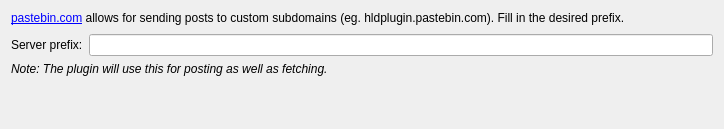
<?xml version="1.0" encoding="UTF-8"?>
<ui version="4.0">
 <class>CodePaster::Internal::PasteBinComSettingsWidget</class>
 <widget class="QWidget" name="CodePaster::Internal::PasteBinComSettingsWidget">
  <property name="geometry">
   <rect>
    <x>0</x>
    <y>0</y>
    <width>724</width>
    <height>129</height>
   </rect>
  </property>
  <property name="windowTitle">
   <string/>
  </property>
  <layout class="QVBoxLayout" name="verticalLayout_2">
   <item>
    <widget class="QLabel" name="label">
     <property name="text">
      <string>&lt;a href=&quot;http://pastebin.com&quot;&gt;pastebin.com&lt;/a&gt; allows for sending posts to custom subdomains (eg. hldplugin.pastebin.com). Fill in the desired prefix.</string>
     </property>
     <property name="openExternalLinks">
      <bool>true</bool>
     </property>
    </widget>
   </item>
   <item>
    <spacer name="verticalSpacer_2">
     <property name="orientation">
      <enum>Qt::Vertical</enum>
     </property>
     <property name="sizeType">
      <enum>QSizePolicy::Fixed</enum>
     </property>
     <property name="sizeHint" stdset="0">
      <size>
       <width>20</width>
       <height>3</height>
      </size>
     </property>
    </spacer>
   </item>
   <item>
    <layout class="QFormLayout" name="formLayout">
     <property name="fieldGrowthPolicy">
      <enum>QFormLayout::ExpandingFieldsGrow</enum>
     </property>
     <item row="0" column="1">
      <widget class="QLineEdit" name="lineEdit"/>
     </item>
     <item row="0" column="0">
      <widget class="QLabel" name="serverPrefix">
       <property name="text">
        <string>Server prefix:</string>
       </property>
      </widget>
     </item>
    </layout>
   </item>
   <item>
    <widget class="QLabel" name="explanatoryTextLabel">
     <property name="text">
      <string>&lt;i&gt;Note: The plugin will use this for posting as well as fetching.&lt;/i&gt;</string>
     </property>
     <property name="textFormat">
      <enum>Qt::AutoText</enum>
     </property>
     <property name="wordWrap">
      <bool>true</bool>
     </property>
     <property name="openExternalLinks">
      <bool>true</bool>
     </property>
    </widget>
   </item>
   <item>
    <spacer name="verticalSpacer">
     <property name="orientation">
      <enum>Qt::Vertical</enum>
     </property>
     <property name="sizeHint" stdset="0">
      <size>
       <width>20</width>
       <height>135</height>
      </size>
     </property>
    </spacer>
   </item>
  </layout>
 </widget>
 <resources/>
 <connections/>
</ui>
